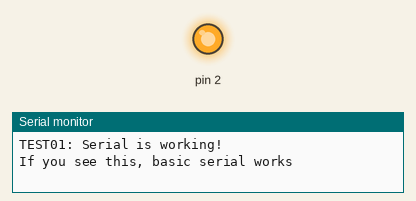
Simulated run of this sketch. Board: Arduino Uno, built with avr-gcc and run on an emulated ATmega328P. On the bench: output pins drawn as LEDs (lit = HIGH), the last lines printed to the serial monitor.

Above: at 0.01 s.
At 2.0 s:
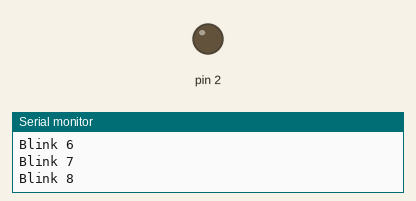
Timing chart, 0 to 3.5 s (numbered marks = the images above):
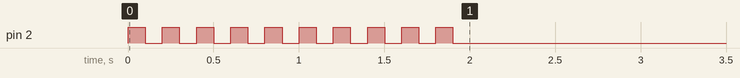

The sketch:

01-basic-serial.ino
```cpp
// Test 01: Absolute minimal serial test
// Purpose: Verify serial works with NO other code

void setup() {
    // Absolute minimum - just serial
    Serial.begin(115200);
    while (!Serial) {
        ; // Wait for serial port to connect
    }

    Serial.println("TEST01: Serial is working!");
    Serial.println("If you see this, basic serial works");

    // Blink built-in LED to show code is running
    pinMode(2, OUTPUT);
    for(int i = 0; i < 10; i++) {
        digitalWrite(2, HIGH);
        delay(100);
        digitalWrite(2, LOW);
        delay(100);
        Serial.print("Blink ");
        Serial.println(i);
    }
}

void loop() {
    static int counter = 0;
    Serial.print("Loop: ");
    Serial.println(counter++);
    delay(1000);
}
```
